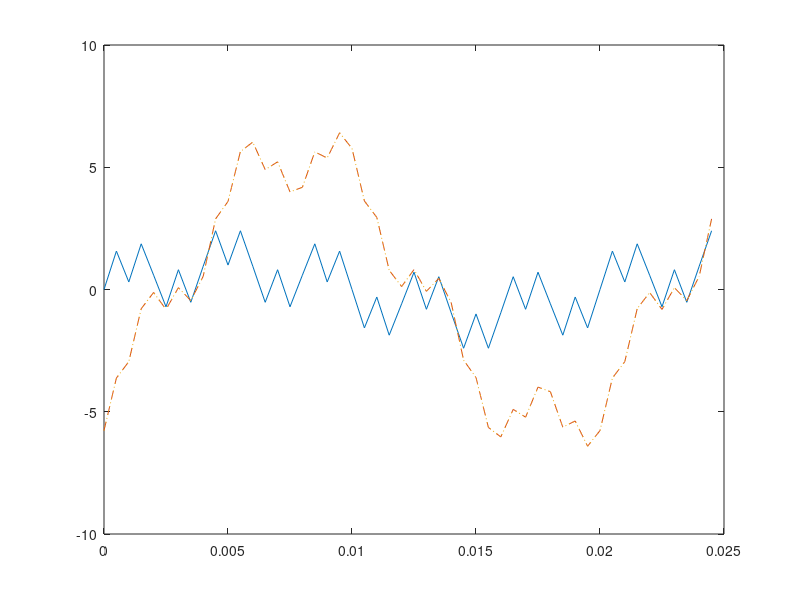

The MATLAB script that drew this image:
fs = 2000; % frekuensi
t = 0:1/fs:4; % periode
x = sin(2*pi*50*t) + sin(2*pi*250*t) + sin(2*pi*750*t); % data sinyal
x1 = x(1:4000);
x2 = x(4001:8001);
b = 1;
a = [1 -0.9];
[y1, zf] = filter(b, a, x1);
y2 = filter(b,a,x2,zf);
plot(t(1:50),x(1:50),t(1:50),y2(1:50),'--',t(1:50),y2(1:50),':'); %menampilkan 50 sinyal pertama